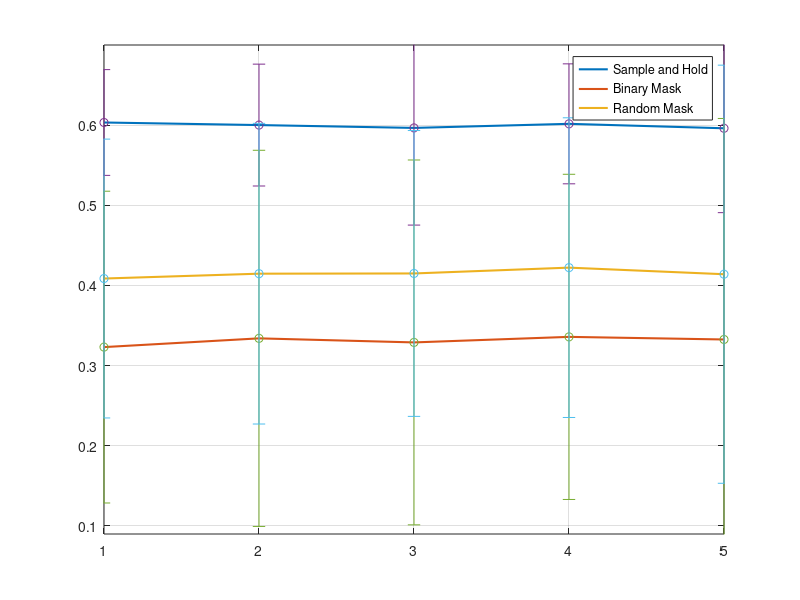

Source code (MATLAB): (Note: this script raises an error after producing the figure.)
load bkpp_itsay_sh.mat;
load bkpp_itsay_bm.mat;
load bkpp_itsay_rm.mat;
% x1 = ['2','5','10','15','30'];
figure('Renderer', 'painters', 'Position', [10 10 600 300]);

plot(mean(test_err_sh),'linewidth',1.5);
hold on;
plot(mean(test_err_bm),'linewidth',1.5);
hold on;
plot(mean(test_err_rm),'linewidth',1.5);
hold on;

x_sh = 1:1:5;
y_sh = [mean(test_err_sh(:,1)) mean(test_err_sh(:,2)) mean(test_err_sh(:,3))...
    mean(test_err_sh(:,4)) mean(test_err_sh(:,5))];
err_sh = [max(test_err_sh(:,1))-min(test_err_sh(:,1)) max(test_err_sh(:,2))-min(test_err_sh(:,2))...
    max(test_err_sh(:,3))-min(test_err_sh(:,3)) max(test_err_sh(:,4))-min(test_err_sh(:,4)) ...
    max(test_err_sh(:,5))-min(test_err_sh(:,5))];
errorbar(x_sh,y_sh,err_sh,'o');

hold on;


x_bm = 1:1:5;
y_bm = [mean(test_err_bm(:,1)) mean(test_err_bm(:,2)) mean(test_err_bm(:,3))...
    mean(test_err_bm(:,4)) mean(test_err_bm(:,5))];
err_bm = [max(test_err_bm(:,1))-min(test_err_bm(:,1)) max(test_err_bm(:,2))-min(test_err_bm(:,2))...
    max(test_err_bm(:,3))-min(test_err_bm(:,3)) max(test_err_bm(:,4))-min(test_err_bm(:,4)) ...
    max(test_err_bm(:,5))-min(test_err_bm(:,5))];
errorbar(x_bm,y_bm,err_bm,'o');
hold on;


x_rm = 1:1:5;
y_rm = [mean(test_err_rm(:,1)) mean(test_err_rm(:,2)) mean(test_err_rm(:,3))...
    mean(test_err_rm(:,4)) mean(test_err_rm(:,5))];
err_rm = [max(test_err_rm(:,1))-min(test_err_rm(:,1)) max(test_err_rm(:,2))-min(test_err_rm(:,2))...
    max(test_err_rm(:,3))-min(test_err_rm(:,3)) max(test_err_rm(:,4))-min(test_err_rm(:,4)) ...
    max(test_err_rm(:,5))-min(test_err_rm(:,5))];
errorbar(x_rm,y_rm,err_rm,'o');



xlim([1 5]);
ylim([0.09 0.7]);
legend('Sample and Hold','Binary Mask','Random Mask');
grid on;
ax = gca;
ax.GridColor = [0 .5 .5];
ax.GridLineStyle = ':';
ax.GridAlpha = 0.5;
xlabel('Connectivity');
ylabel('NRMSE');